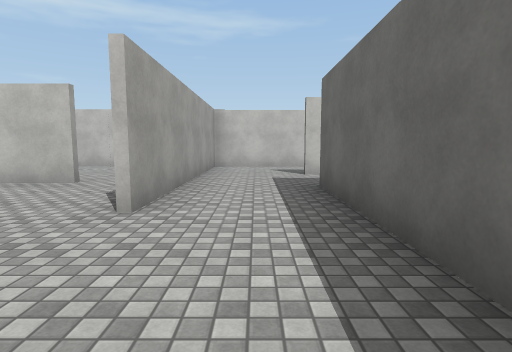
[1] (above)

24 first-person views from a walk through a scene from a Unity 3-D project. The camera is 1.4 m above the floor, tilts 6° down and sees 80° across. The floor is counted in squares, 2 m on a side. Each view is taken from the middle of a square. On the plan, view 1 faces up. The plan holds only what a view shows up to about 10 squares ahead; the rest is blank. The place goes on beyond the plan. The player is left out. Surface patterns are stand-ins for the level's own textures.

[2]
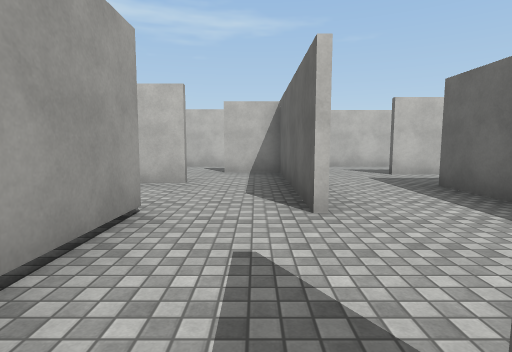

[3]
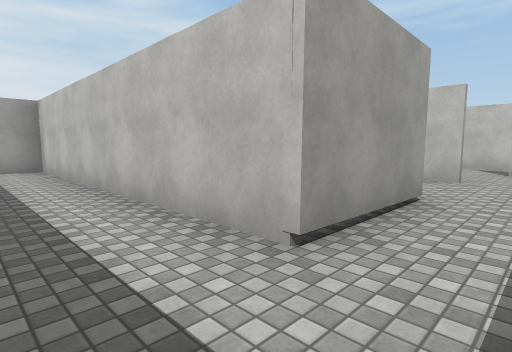

[4]
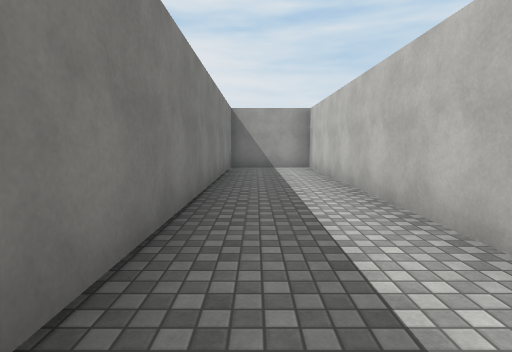

[5]
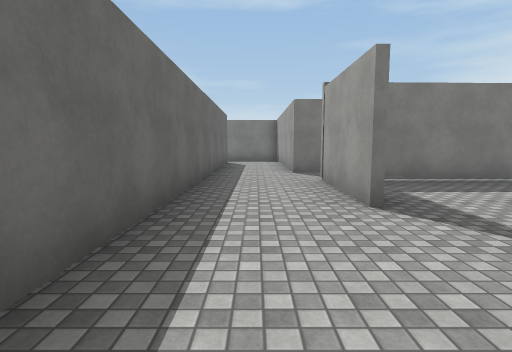

[6]
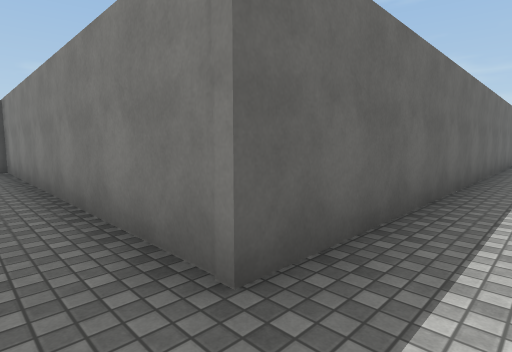

[7]
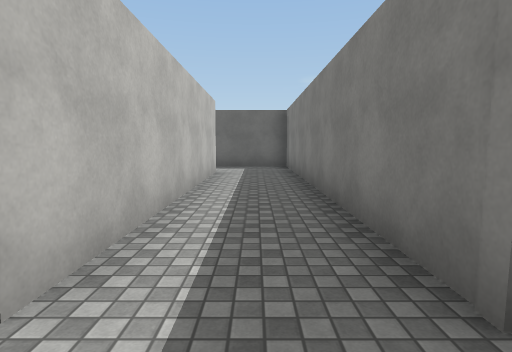

[8]
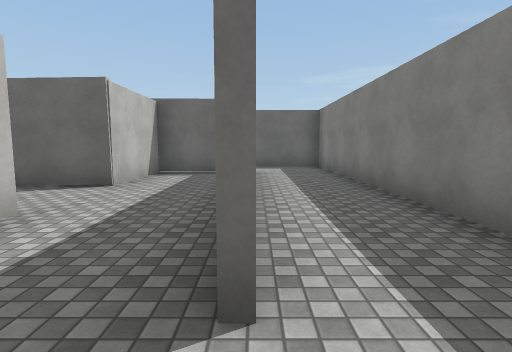

[9]
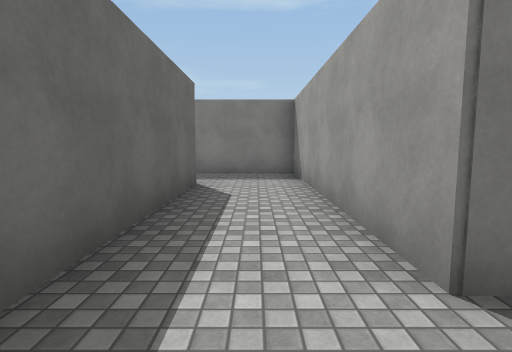

[10]
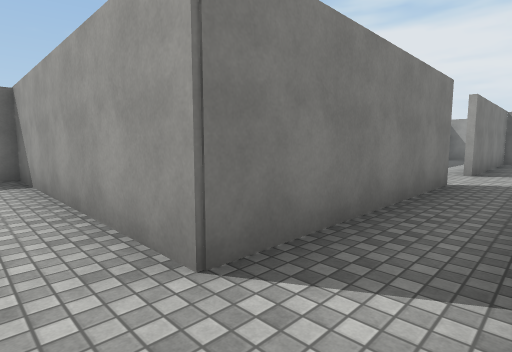

[11]
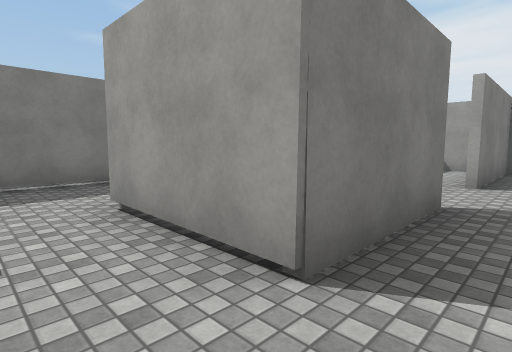

[12]
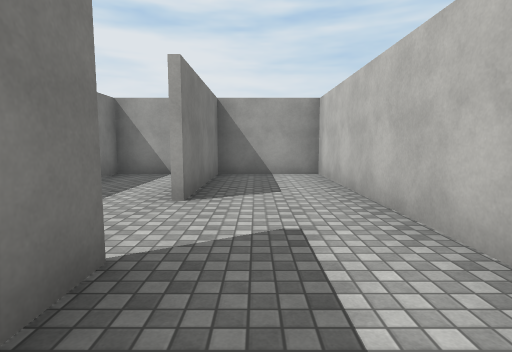

[13]
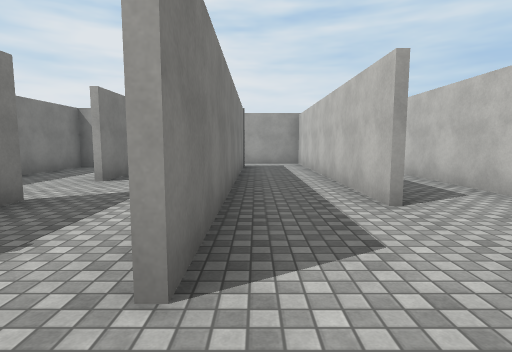

[14]
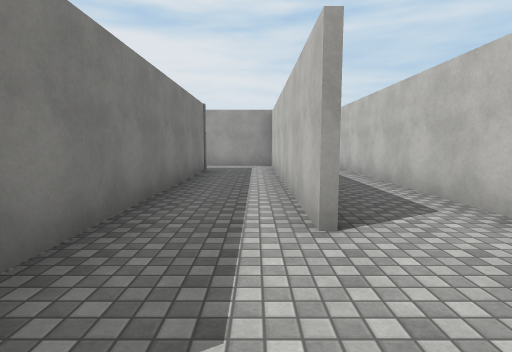

[15]
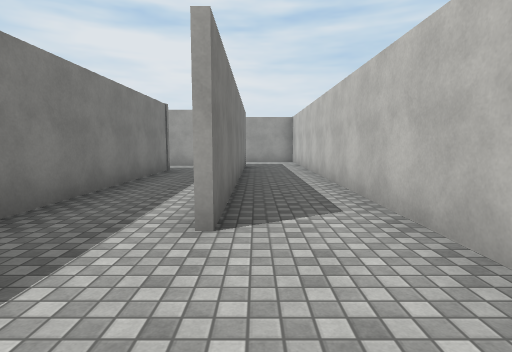

[16]
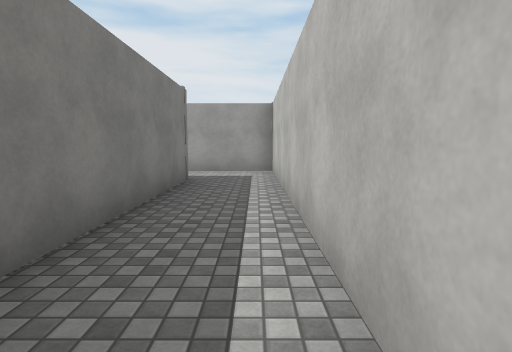

[17]
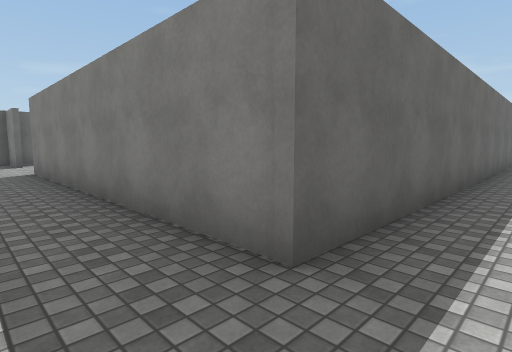

[18]
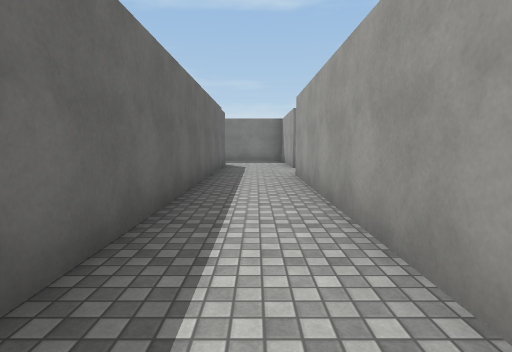

[19]
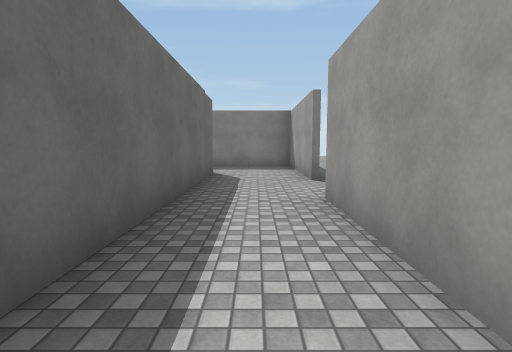

[20]
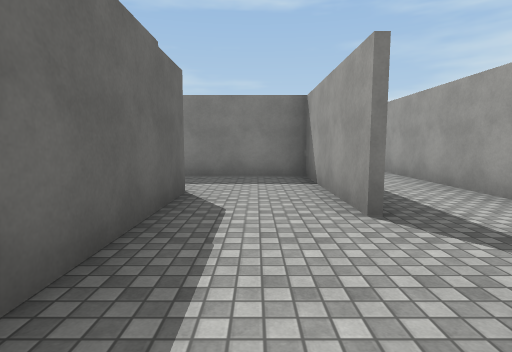

[21]
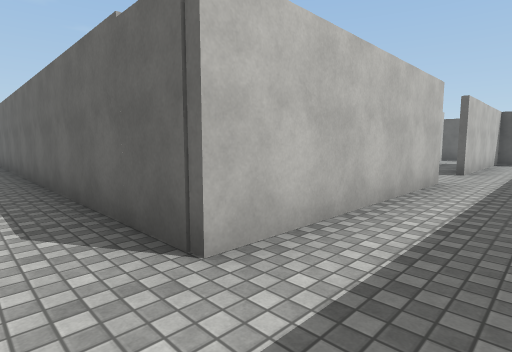

[22]
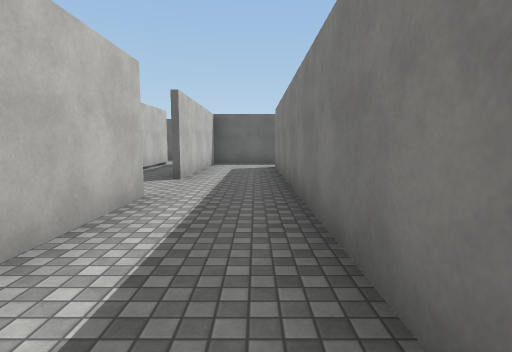

[23]
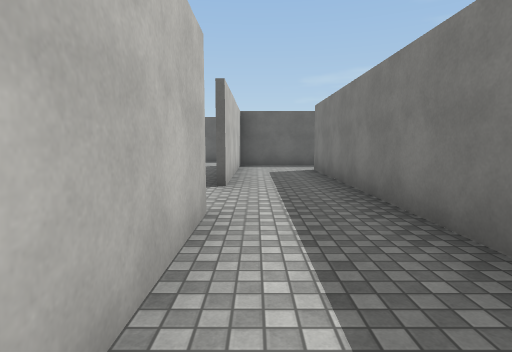

[24]
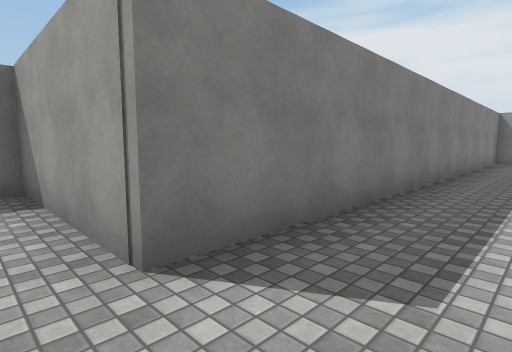

### Floor plan
Points are (right, up) in squares from view 1. A wall is a line through its corners. A room is listed if a view was taken in it or the views show most of it. See-through windows are left out.
Room 1 (views 1, 9, 10)
walls: (-1.3, 0.8) (-1.3, -2); (-0.9, -3.3) (-0.9, -7.5); (-3.2, 3.1) (-3.2, 0.6); (1.1, -7.5) (1.1, 3.5)
ways out: opening at (-2, 1) to room 2; opening at (0, 4.5) to room 3; opening at (-2, 3) to room 5; opening at (0, -7)
Room 2 (views 2, 3, 4)
walls: (-3.2, 0.6) (-11.1, 0.6) (-11.1, -1.7) (-2.4, -1.7)
ways out: opening at (-2, 1) to room 1
Room 3 (views 5, 6, 7)
walls: (7.6, 7) (1.1, 7); (1.1, 3.5) (1.1, 5) (9.4, 5) (9.4, 7.2); (-1.3, 6.4) (-1.3, 3)
ways out: opening at (0, 4.5) to room 1; opening at (0.5, 7) to room 4
Room 4 (view 8)
walls: (1.4, 9.4) (-1.3, 9.4) (-1.3, 6.4)
ways out: opening at (0.5, 7) to room 3; opening at (2.5, 8.5)
Room 5 (view 11)
walls: (-1.4, 3) (-1.4, 5.5)
ways out: opening at (-2, 3) to room 1; opening at (-4.5, 4.5) to room 6; opening at (-2.5, 6) to room 7
Room 6 (view 12)
walls: (-5.7, 3.1) (-3.2, 3.1); (-3.2, 5.5) (-11.1, 5.5); (-11.1, 5.8) (-11.1, 3.1) (-7.6, 3.1)
ways out: opening at (-4.5, 4.5) to room 5; opening at (-6.5, 3)
Room 7 (views 13, 14, 15)
walls: (-2.8, 7.7) (-1.4, 7.7); (-2.9, 9.4) (-5.4, 9.4); (-1.4, 5.5) (-1.4, 7.5) (-2.9, 7.5); (-5.4, 5.6) (-3.2, 5.6)
ways out: opening at (-2.5, 6) to room 5; opening at (-6, 9) to room 8; opening at (-5, 7)
Room 8 (views 16, 17, 18, 19, 20)
walls: (-15.1, -1.9) (-15.1, -3.4); (-13, -3.5) (-13, 7.7) (-5.4, 7.7); (-5.4, 9.4) (-14.9, 9.4) (-14.9, 0.1)
ways out: opening at (-6, 9) to room 7; opening at (-14, -2.5) to room 9; opening at (-15, -1)
Room 9 (views 21, 22, 23, 24)
walls: (-7.9, -3.5) (-13, -3.5); (-1.1, -6) (-1.1, -3.5) (-6, -3.5); (-15.1, -3.4) (-15.1, -5.6) (-2.7, -5.6) (-2.7, -9.2)
ways out: opening at (-14, -2.5) to room 8

Positions as (right, up) in squares from view 1, and headings:
1: (0, 0), facing up
2: (-2, 0), facing up
3: (-2, -1), facing up-left
4: (-2, -1), facing left
5: (0, 4), facing down
6: (0, 6), facing down-right
7: (0, 6), facing right
8: (0, 7), facing right
9: (0, -2), facing down
10: (0, -2), facing down-left
11: (-2, 4), facing down-left
12: (-4, 4), facing left
13: (-2, 6), facing left
14: (-3, 7), facing left
15: (-3, 8), facing left
16: (-7, 9), facing left
17: (-14, 9), facing down-right
18: (-14, 7), facing down
19: (-14, 4), facing down
20: (-14, 1), facing down
21: (-14, -5), facing up-right
22: (-12, -5), facing right
23: (-11, -4), facing right
24: (-2, -4), facing down-left
